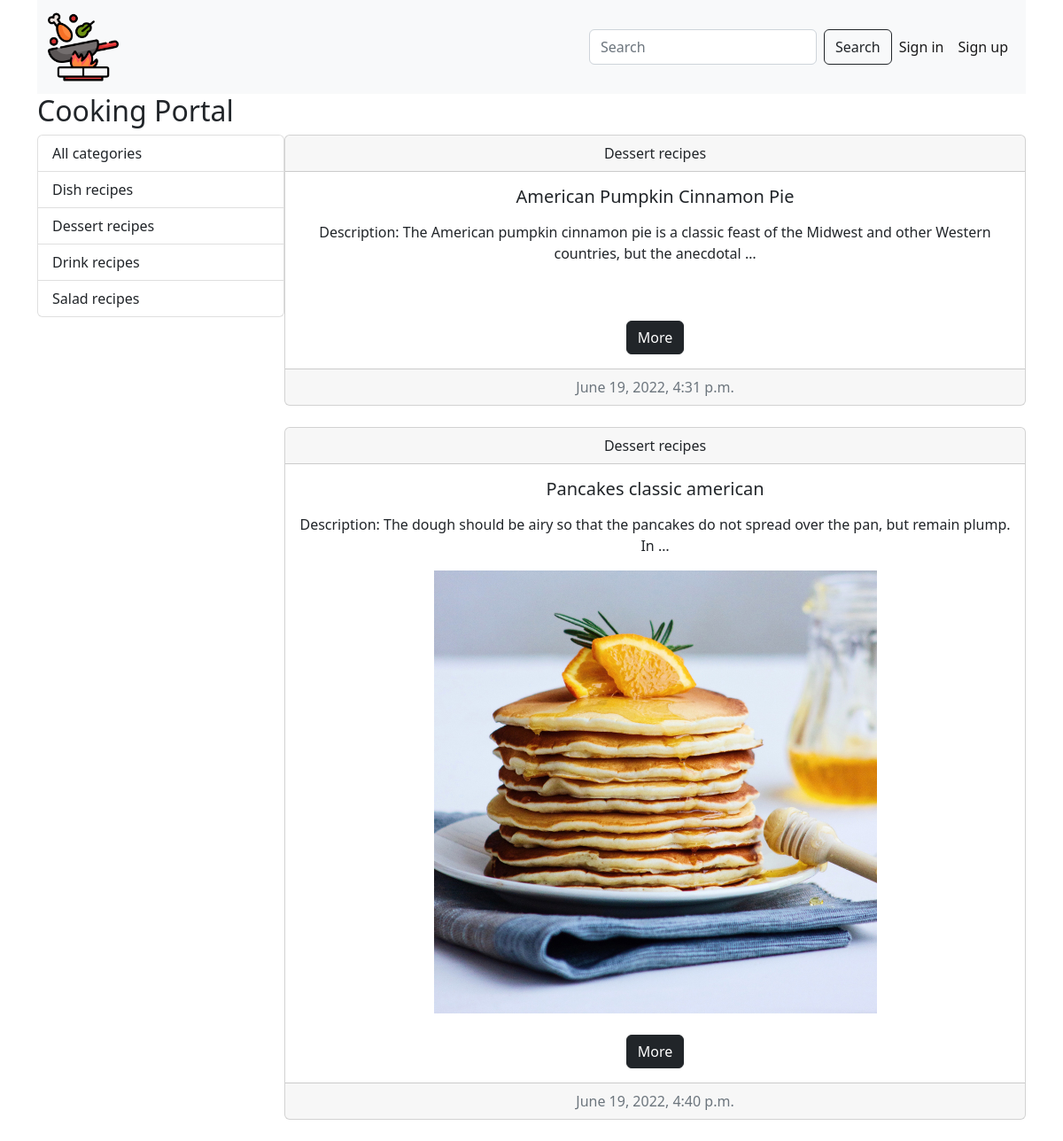
Page /category/8/ on the committed database.
### web_site/models.py (models this page shows, shortened)
class Category(models.Model):
    title = models.CharField(max_length=300, verbose_name='Category title')
    def __str__(self):
        return self.title
    def get_absolute_url(self):
        return reverse('category_list', kwargs={'pk': self.pk})
    class Meta:
        verbose_name = 'Category'
        verbose_name_plural = 'Categories'

class Post(models.Model):
    title = models.CharField(max_length=50, verbose_name='Recipe title')
    content = models.TextField(default='Recipe description coming soon', verbose_name='Recipe text')
    created_at = models.DateTimeField(auto_now_add=True, verbose_name='Creation date')
    updated_at = models.DateTimeField(auto_now=True, verbose_name='Update date')
    photo = models.ImageField(upload_to='photos/', blank=True, null=True, verbose_name='Image')
    watched = models.IntegerField(default=0, verbose_name='Views')
    is_published = models.BooleanField(default=True, verbose_name='Is published')
    category = models.ForeignKey(Category, on_delete=models.CASCADE, verbose_name='Category')
    author = models.ForeignKey(User, default=None, null=True, blank=True, on_delete=models.CASCADE)
    def get_absolute_url(self):
        return reverse('post_detail', kwargs={'pk': self.pk})
    class Meta:
        verbose_name = 'Recipe'
        verbose_name_plural = 'Recipes'

### web_site/views.py (the view)
# urls.py: path('category/<int:pk>/', ArticleByCategory.as_view(), name='category_list'),
class ArticleByCategory(Index):
    def get_queryset(self):
        return Post.objects.filter(category_id=self.kwargs['pk'])
    def get_context_data(self, *, object_list=None, **kwargs):
        context = super().get_context_data()
        category = Category.objects.get(pk=self.kwargs['pk'])
        context['title'] = category.title
        return context

### web_site/templatetags/blog_tags.py (called while the page is built)
@register.simple_tag()
def get_all_categories():
    categories = Category.objects.all()
    return categories

### web_site/templates/web_site/index.html
{% extends 'base.html' %}
{% load blog_tags %}
{% block main %}
        <h2>Cooking Portal</h2>
        <div class="d-flex justify content between">
            <div class="col-3">
                {% get_all_categories as categories %}
                {% include 'web_site/components/_sidebar.html' %}
            </div>
            <div class="col-9">
                {% for post in posts %}
                    {% include 'web_site/components/_card.html' %}
                <br>
                {% endfor %}
            </div>
        </div>
{% endblock main %}

### web_site/templates/web_site/components/_sidebar.html
<div class="list-group">
    <a href="{% url 'index' %}" class="list-group-item list-group-item-action">All categories</a>
    {% for category in categories %}
    <a href="{{ category.get_absolute_url }}" class="list-group-item list-group-item-action">{{ category }}</a>
    {% endfor %}
</div>

### web_site/templates/web_site/components/_card.html
<div class="card text-center">
    <div class="card-header">
        {{ post.category }}
    </div>
    <div class="card-body">
        <h5 class="card-title">{{ post.title }}</h5>
        <p class="card-text">{{ post.content|truncatewords:20|linebreaks }}</p>
        {% if post.photo %}
        <img src="{{ post.photo.url }}" alt="" width="500">
        {% else %}
        <img src="https://imagesvc.meredithcorp.io/v3/mm/image?url=https%3A%2F%2Fstatic.onecms.io%2Fwp-content%2Fuploads%2Fsites%2F23%2F2020%2F01%2F02%2Fcooking.jpg" alt="" width="500">
        {% endif %}
        <br>
        <br>
        <a href="{{ post.get_absolute_url }}" class="btn btn-dark">More</a>
    </div>
    <div class="card-footer text-muted">
        {{ post.created_at }}
    </div>
</div>

### rows in the picture
Category: title "Dish recipes"
Category: title "Dessert recipes"
Category: title "Drink recipes"
Category: title "Salad recipes"
Post: category "Dessert recipes", title "American Pumpkin Cinnamon Pie", content "Description: The American pumpkin cinnamon pie is a classic feast of the Midwest and other Western countries, but the anecdotal …", created_at "June 19, 2022, 4:31 p.m."
Post: category "Dessert recipes", title "Pancakes classic american", content "Description: The dough should be airy so that the pancakes do not spread over the pan, but remain plump. In …", photo (picture), created_at "June 19, 2022, 4:40 p.m."
